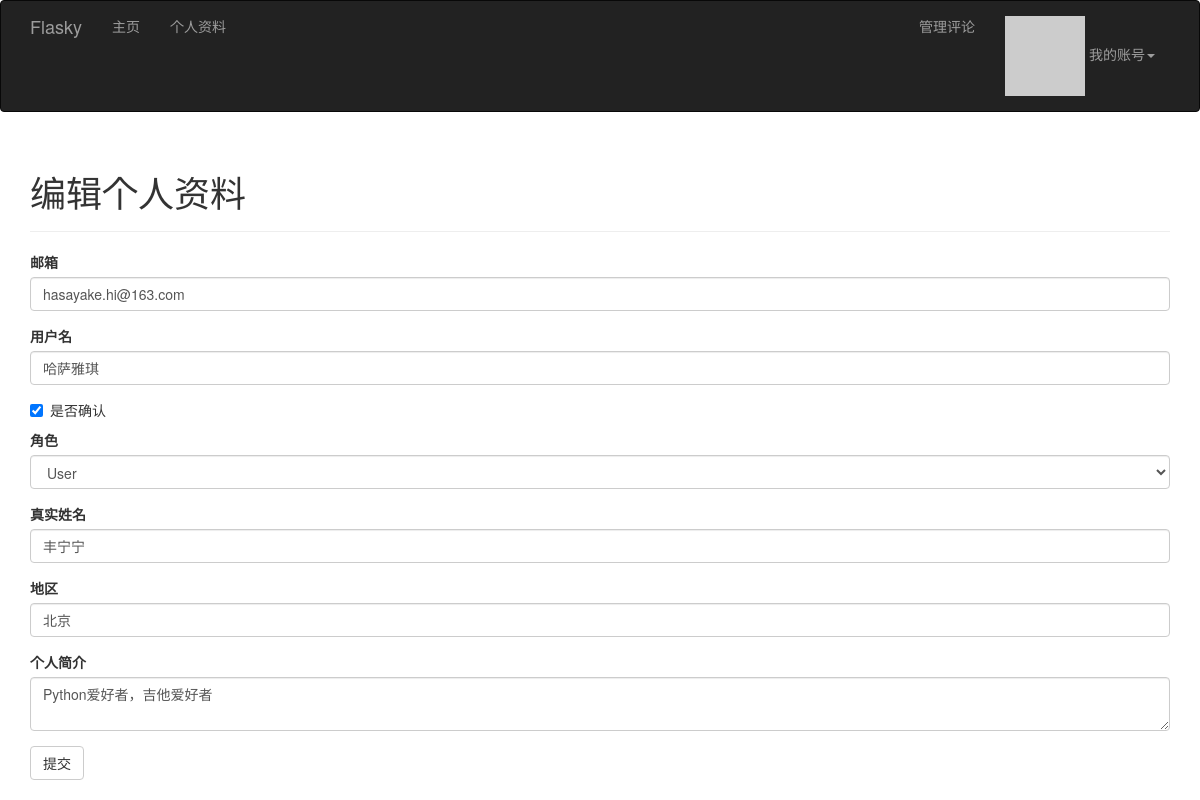
/edit_profile/3 (signed in), run on the app's committed database.
### app/models.py (models this page shows, shortened)
class User(UserMixin,db.Model):
    __tablename__='users'
    id=db.Column(db.Integer,primary_key=True)
    email=db.Column(db.String(64),unique=True,index=True)
    username=db.Column(db.String(64),unique=True,index=True)
    password_hash=db.Column(db.String(128))
    role_id=db.Column(db.Integer,db.ForeignKey('roles.id'))
    confirmed=db.Column(db.Boolean,default=False)
    name=db.Column(db.String(64))
    location=db.Column(db.String(64))
    about_me=db.Column(db.Text())
    member_since=db.Column(db.DateTime(),default=datetime.utcnow)
    last_seen=db.Column(db.DateTime(),default=datetime.utcnow)
    avatar_hash=db.Column(db.String(32))
    posts=db.relationship('Post',backref='author',lazy='dynamic')
    followed=db.relationship('Follow',foreign_keys=[Follow.follower_id],backref=db.backref('follower',lazy='joined'),lazy='dynamic',cascade='all,delete-orphan')
    followers=db.relationship('Follow',foreign_keys=[Follow.followed_id],backref=db.backref('followed',lazy='joined'),lazy='dynamic',cascade='all,delete-orphan')
    comments=db.relationship('Comment',backref='author',lazy='dynamic')
    @property
    def password(self):
        '''设置了一个只写的动态属性'''
        raise AttributeError('password is not a readable attribute')
    def can(self,permissions):
        return self.role is not None and (self.role.permissions & permissions)==permissions
    def ping(self):
        self.last_seen=datetime.utcnow()
        db.session.add(self)
    def gravatar(self,size=100,default='identicon',rating='g'):
        if request.is_secure:
            url='https://secure.gravatar.com/avatar'
        else:
            url='http://www.gravatar.com/avatar'
        hash=self.avatar_hash or hashlib.md5(self.email.encode('utf-8')).hexdigest()
        return '{url}/{hash}?s={size}&d={default}&r={rating}'.format(url=url,hash=hash,size=size,default=default,rating=rating)

### app/main/views.py (the view, shortened to what this page needs)
@main.route('/edit_profile/<int:id>',methods=['GET','POST'])
@login_required
@admin_required
def edit_profile_admin(id):
    user=User.query.get_or_404(id)
    form=EditProfileAdminForm(user)
    form.email.data=user.email
    form.username.data=user.username
    form.confirmed.data=user.confirmed
    form.role.data=user.role_id
    form.name.data=user.name
    form.location.data=user.location
    form.about_me.data=user.about_me
    return render_template('edit_profile.html',user=user,form=form)

### app/main/forms.py (shortened to what this page needs)
class EditProfileAdminForm(FlaskForm):
    email=StringField('邮箱',validators=[Required(),Length(1,64),Email()])
    username=StringField('用户名',validators=[Required(),Length(1,64),Regexp(r'^[\u4E00-\u9FA5A-Za-z][\u4E00-\u9FA5A-Za-z_.]*$',0,'用户名只能有汉字、英文字母、数字、点和下划线')])
    confirmed=BooleanField('是否确认')
    role=SelectField('角色',coerce=int)
    name=StringField('真实姓名',validators=[Length(0,64)])
    location=StringField('地区',validators=[Length(0,64)])
    about_me=TextAreaField('个人简介')
    submit=SubmitField('提交')
    def __init__(self,user,*args,**kwargs):
        super(EditProfileAdminForm,self).__init__(*args,**kwargs)
        self.role.choices=[(role.id,role.name) for role in Role.query.order_by(Role.name).all()]
        self.user=user

### app/auth/views.py (called while the page is built)
@auth.before_app_request
def before_request():
    if current_user.is_authenticated:
        current_user.ping()
        if not current_user.confirmed and request.endpoint[:5]!='auth.' and request.endpoint!='static':
            return redirect(url_for('auth.unconfirmed'))

### app/main/__init__.py (called while the page is built)
@main.app_context_processor
def inject_permissions():
    return dict(Permission=Permission)

### app/main/views.py (called while the page is built)
@main.after_app_request
def after_request(response):
    for query in get_debug_queries():
        if query.duration>=current_app.config['FLASKY_SLOW_DB_QUERY_TIME']:
            current_app.logger.warning(
                'Slow query:%s\nParameters:%s\nDuration:%fs\nContext:%s\n'%
                (query.statement,query.parameters,query.duration,query.context))
    return response

### app/models.py (called while the page is built)
@login_manager.user_loader
def load_user(user_id):
    return User.query.get(int(user_id))

### app/templates/edit_profile.html (shortened to what this page needs)
{%extends 'base.html'%}
{%import 'bootstrap/wtf.html' as wtf%}
{%block page_content%}
<div class='page-header'>
    <h1>编辑个人资料</h1>
</div>
{{wtf.quick_form(form)}}
{%endblock page_content%}

### data on the page
User: email "hasayake.hi@163.com", username "哈萨雅琪", confirmed "☑", role "User", name "丰宁宁", location "北京", about_me "Python爱好者，吉他爱好者"
